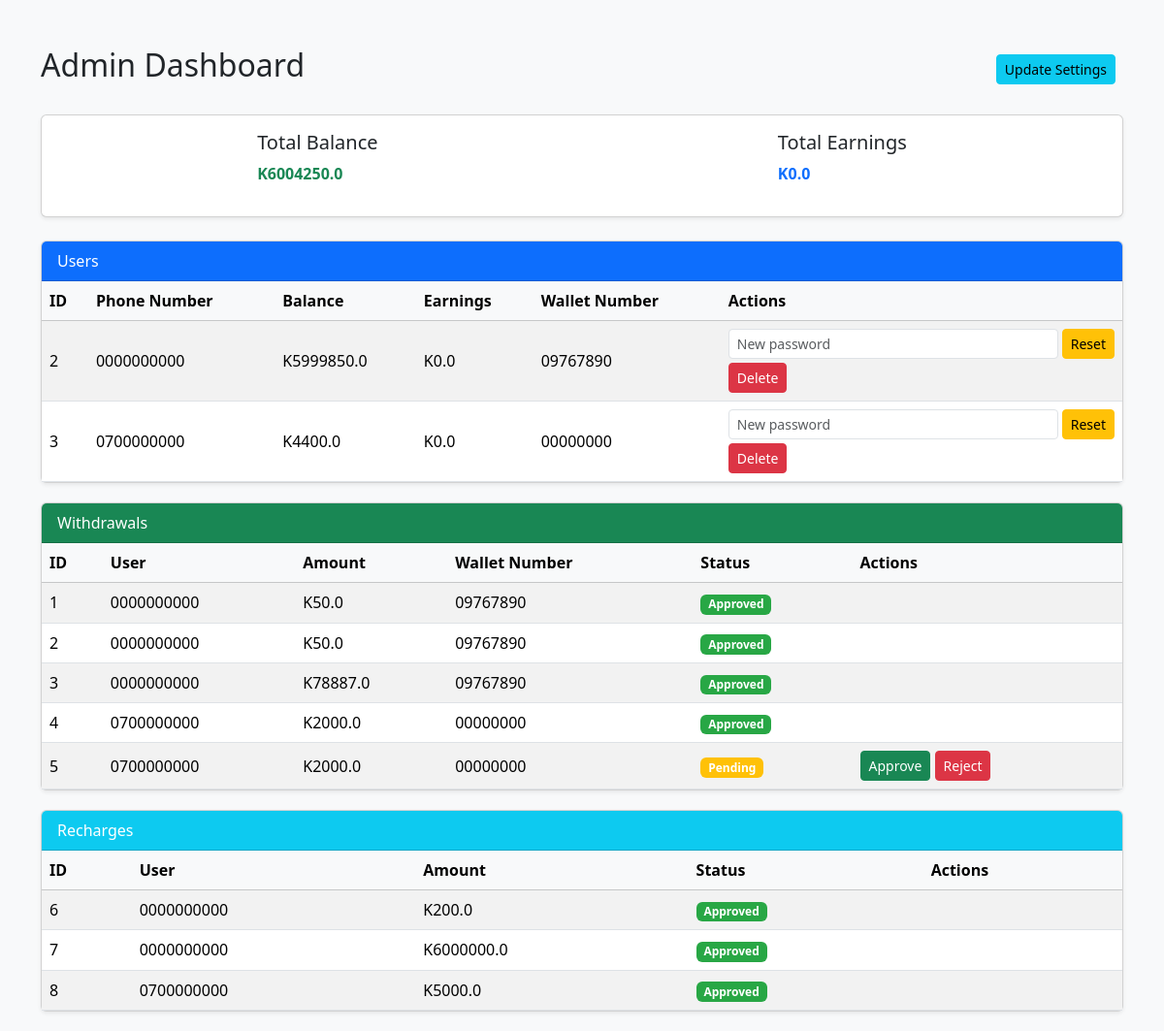
Before: /admin/dashboard (signed in) with the older database file.
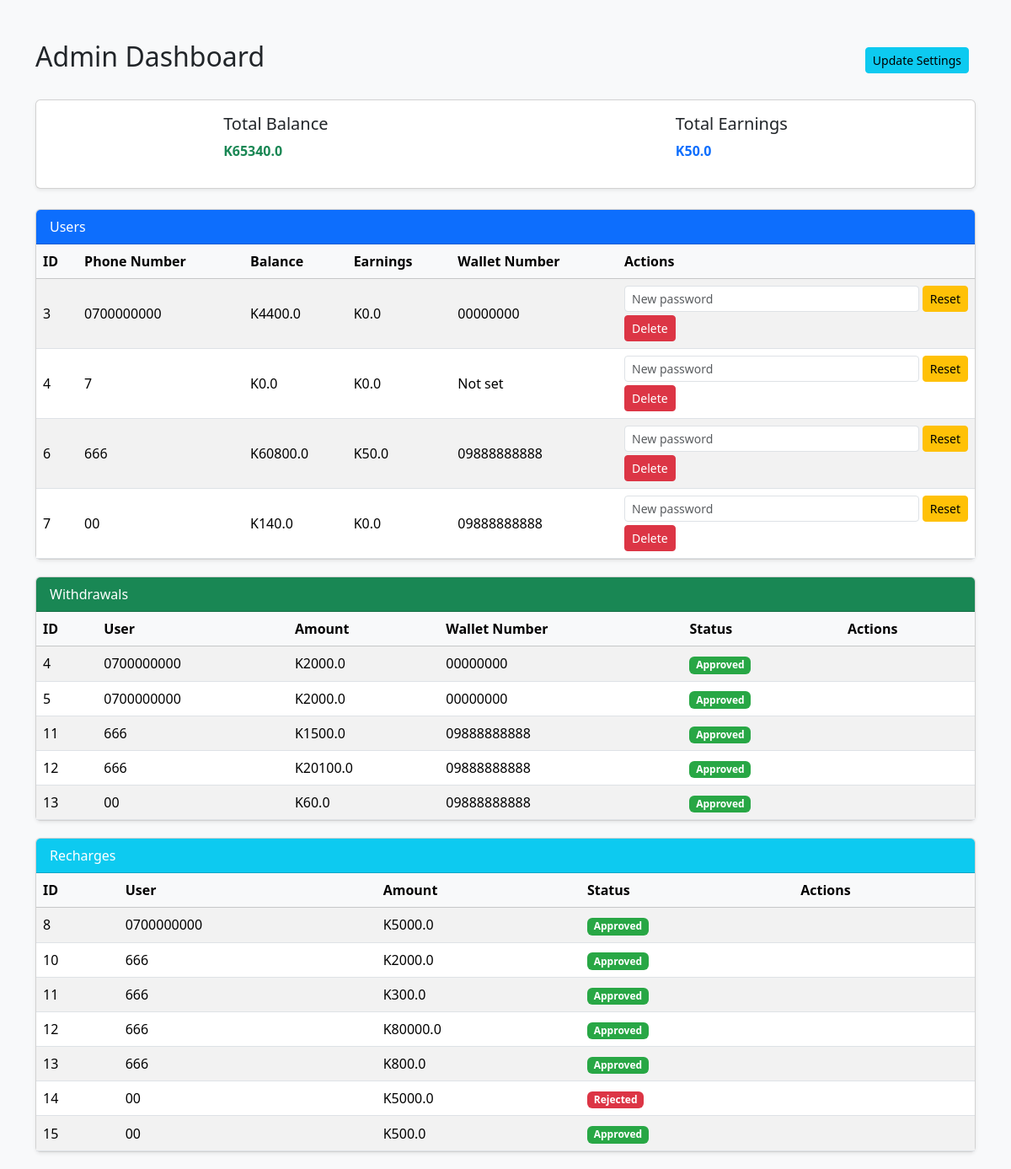
After: the same page with the newer database file.
### models.py (models this page shows)
class User(db.Model):
    id = db.Column(db.Integer, primary_key=True)
    phone_number = db.Column(db.String(80), unique=True, nullable=False)
    password = db.Column(db.String(255), nullable=False)
    balance = db.Column(db.Float, default=0.0)
    earnings = db.Column(db.Float, default=0.0)
    wallet_number = db.Column(db.String(50), nullable=True)
    purchases = db.relationship("Purchase", backref="user", cascade="all, delete-orphan")
    withdrawals = db.relationship("Withdrawal", backref="user", cascade="all, delete-orphan")
    recharges = db.relationship("Recharge", backref="user", cascade="all, delete-orphan")

class Withdrawal(db.Model):
    id = db.Column(db.Integer, primary_key=True)
    user_id = db.Column(db.Integer, db.ForeignKey("user.id", ondelete="CASCADE"), nullable=False)
    amount = db.Column(db.Float, nullable=False)
    status = db.Column(db.String(20), default="Pending")  # Pending, Approved, Rejected

class Recharge(db.Model):
    id = db.Column(db.Integer, primary_key=True)
    user_id = db.Column(db.Integer, db.ForeignKey("user.id", ondelete="CASCADE"), nullable=False)
    amount = db.Column(db.Float, nullable=False)
    status = db.Column(db.String(20), default="Pending")  # Pending, Approved, Rejected

### app.py (the view)
@app.route("/admin/dashboard")
def admin_dashboard():
    if "admin" not in session:
        return redirect("/admin")
    users = User.query.all()
    withdrawals = Withdrawal.query.all()
    recharges = Recharge.query.all()
    products = Product.query.all()
    purchases = Purchase.query.all()
    total_balance = sum(user.balance for user in users)
    total_earnings = sum(user.earnings for user in users)
    return render_template(
        "admin_dashboard.html",
        users=users,
        withdrawals=withdrawals,
        recharges=recharges,
        products=products,
        purchases=purchases,
        total_balance=total_balance,
        total_earnings=total_earnings
    )

### templates/admin_dashboard.html (shortened to what this page needs)
<!DOCTYPE html>
<html lang="en">
<head>
    <link href="https://cdn.jsdelivr.net/npm/bootstrap@5.3.2/dist/css/bootstrap.min.css" rel="stylesheet">
</head>
<body>
<div class="container mt-5">
    <div class="d-flex justify-content-between align-items-center mb-4">
        <h2>Admin Dashboard</h2>
        <div>
            <a href="{{ url_for('update_settings') }}" class="btn btn-info btn-sm me-2">Update Settings</a>
        </div>
    </div>
    <div class="card shadow-sm mb-4">
        <div class="card-body d-flex justify-content-around">
            <div>
                <h5>Total Balance</h5>
                <p class="text-success fw-bold">K{{ total_balance }}</p>
            </div>
            <div>
                <h5>Total Earnings</h5>
                <p class="text-primary fw-bold">K{{ total_earnings }}</p>
            </div>
        </div>
    </div>
    <div class="card shadow-sm">
        <div class="card-header bg-primary text-white">Users</div>
        <div class="card-body p-0">
            <table class="table table-striped mb-0">
                <thead class="table-light">
                <tr>
                    <th>ID</th>
                    <th>Phone Number</th>
                    <th>Balance</th>
                    <th>Earnings</th>
                    <th>Wallet Number</th>
                    <th>Actions</th>
                </tr>
                </thead>
                <tbody>
                {% for user in users %}
                <tr>
                    <td>{{ user.id }}</td>
                    <td>{{ user.phone_number }}</td>
                    <td>K{{ user.balance }}</td>
                    <td>K{{ user.earnings }}</td>
                    <td>{{ user.wallet_number or 'Not set' }}</td>
                    <td>
                        <form action="{{ url_for('admin_reset_password', id=user.id) }}" method="POST" class="d-flex align-items-center mb-1">
                            <input type="password" name="new_password" placeholder="New password" class="form-control form-control-sm me-1" required>
                            <button type="submit" class="btn btn-warning btn-sm">Reset</button>
                        </form>
                        <a href="{{ url_for('delete_user', id=user.id) }}"
                           class="btn btn-danger btn-sm"
                           onclick="return confirm('Delete this user and all their data?')">
                           Delete
                        </a>
                    </td>
                </tr>
                {% endfor %}
                </tbody>
            </table>
        </div>
    </div>
    <div class="card shadow-sm">
        <div class="card-header bg-success text-white">Withdrawals</div>
        <div class="card-body p-0">
            <table class="table table-striped mb-0">
                <thead class="table-light">
                <tr>
                    <th>ID</th>
                    <th>User</th>
                    <th>Amount</th>
                    <th>Wallet Number</th>
                    <th>Status</th>
                    <th>Actions</th>
                </tr>
                </thead>
                <tbody>
                {% for w in withdrawals %}
                <tr>
                    <td>{{ w.id }}</td>
                    <td>{{ w.user.phone_number }}</td>
                    <td>K{{ w.amount }}</td>
                    <td>{{ w.user.wallet_number or 'Not set' }}</td>
                    <td>
                        {% if w.status == "Pending" %}
                            <span class="badge badge-pending">{{ w.status }}</span>
                        {% elif w.status == "Approved" %}
                            <span class="badge badge-approved">{{ w.status }}</span>
                        {% else %}
                            <span class="badge badge-rejected">{{ w.status }}</span>
                        {% endif %}
                    </td>
                    <td>
                        {% if w.status == "Pending" %}
                        <a href="{{ url_for('approve_withdraw', id=w.id) }}" class="btn btn-success btn-sm">Approve</a>
                        <a href="{{ url_for('reject_withdraw', id=w.id) }}" class="btn btn-danger btn-sm">Reject</a>
                        {% endif %}
                    </td>
                </tr>
                {% endfor %}
                </tbody>
            </table>
        </div>
    </div>
    <div class="card shadow-sm">
        <div class="card-header bg-info text-white">Recharges</div>
        <div class="card-body p-0">
            <table class="table table-striped mb-0">
                <thead class="table-light">
                <tr>
                    <th>ID</th>
                    <th>User</th>
                    <th>Amount</th>
                    <th>Status</th>
                    <th>Actions</th>
                </tr>
                </thead>
                <tbody>
                {% for r in recharges %}
                <tr>
                    <td>{{ r.id }}</td>
                    <td>{{ r.user.phone_number }}</td>
                    <td>K{{ r.amount }}</td>
                    <td>
                        {% if r.status == "Pending" %}
                            <span class="badge badge-pending">{{ r.status }}</span>
                        {% elif r.status == "Approved" %}
                            <span class="badge badge-approved">{{ r.status }}</span>
                        {% else %}
                            <span class="badge badge-rejected">{{ r.status }}</span>
                        {% endif %}
                    </td>
                    <td>
                    </td>
                </tr>
                {% endfor %}
                </tbody>
            </table>
        </div>
    </div>
</div>
</body>
</html>

### templates/admin_dashboard.html (style rules this page uses)
body { background-color: #f8f9fa; }
.card { margin-bottom: 20px; }
.table th, .table td { vertical-align: middle; }
.badge-approved { background-color: #28a745; color: #fff; }
.badge-rejected { background-color: #dc3545; color: #fff; }

Changed rows visible on the page:
removed User: id "2", phone_number "0000000000", balance "5999850.0", earnings "0.0", wallet_number "09767890"
removed Withdrawal: id "1", user.phone_number "0000000000", amount "50.0", user "09767890", status "Approved"
removed Withdrawal: id "2", user.phone_number "0000000000", amount "50.0", user "09767890", status "Approved"
removed Withdrawal: id "3", user.phone_number "0000000000", amount "78887.0", user "09767890", status "Approved"
removed Recharge: id "6", user.phone_number "0000000000", amount "200.0", status "Approved"
removed Recharge: id "7", user.phone_number "0000000000", amount "6000000.0", status "Approved"
added User: id "4", phone_number "7", balance "0.0", earnings "0.0", wallet_number "Not set"
added User: id "6", phone_number "666", balance "60800.0", earnings "50.0", wallet_number "09888888888"
added User: id "7", phone_number "00", balance "140.0", earnings "0.0", wallet_number "09888888888"
changed Withdrawal id 5: status "Pending" → "Approved"
added Withdrawal: id "11", user.phone_number "666", amount "1500.0", user "09888888888", status "Approved"
added Withdrawal: id "12", user.phone_number "666", amount "20100.0", user "09888888888", status "Approved"
added Withdrawal: id "13", user.phone_number "00", amount "60.0", user "09888888888", status "Approved"
added Recharge: id "10", user.phone_number "666", amount "2000.0", status "Approved"
added Recharge: id "11", user.phone_number "666", amount "300.0", status "Approved"
added Recharge: id "12", user.phone_number "666", amount "80000.0", status "Approved"
added Recharge: id "13", user.phone_number "666", amount "800.0", status "Approved"
added Recharge: id "14", user.phone_number "00", amount "5000.0", status "Rejected"
added Recharge: id "15", user.phone_number "00", amount "500.0", status "Approved"
Other visible differences:
{{ total_balance }}: "6004250.0" → "65340.0"
{{ total_earnings }}: "0.0" → "50.0"
